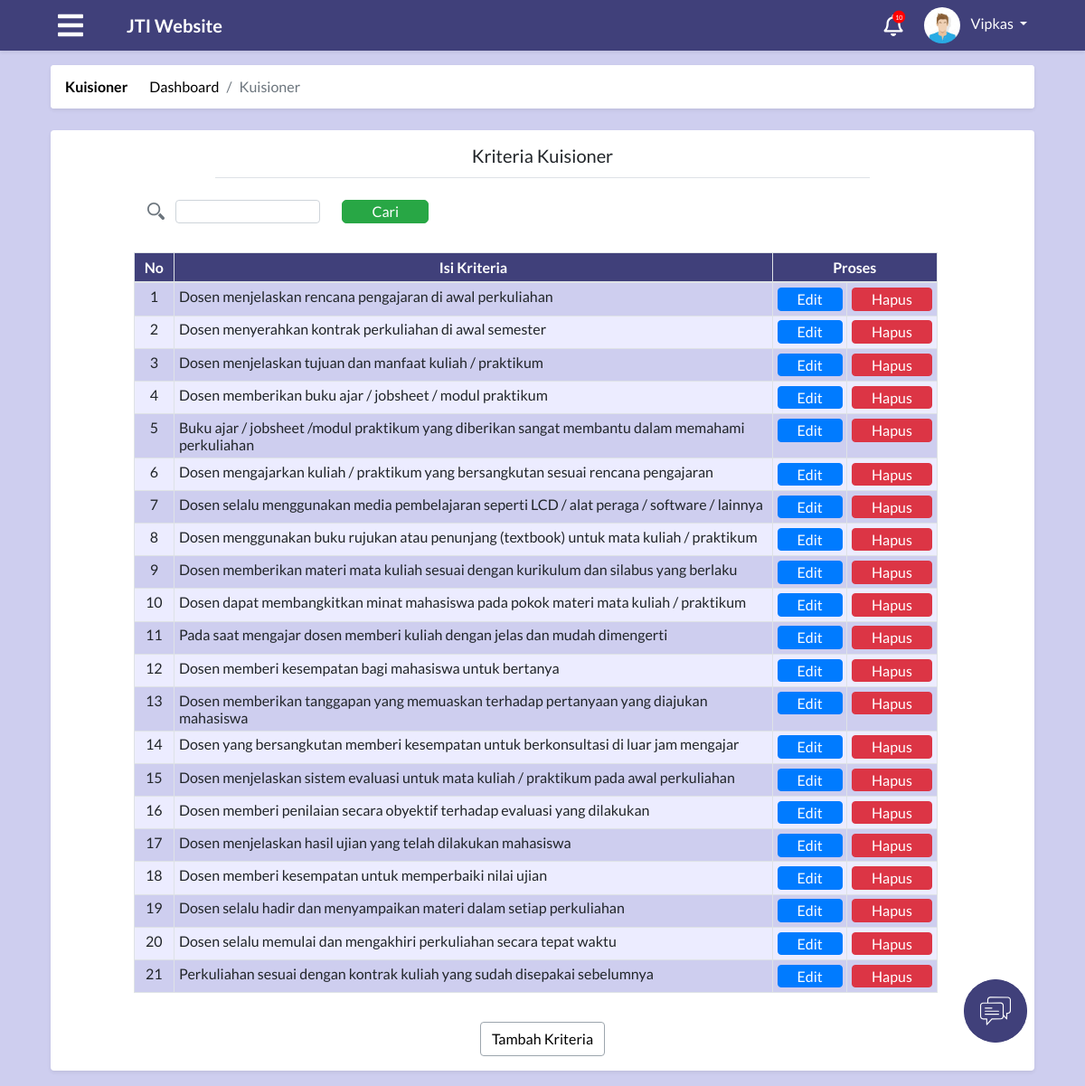
The page /module/index.php?module=kriteriaKuisioner (signed in) on the database as committed earlier.
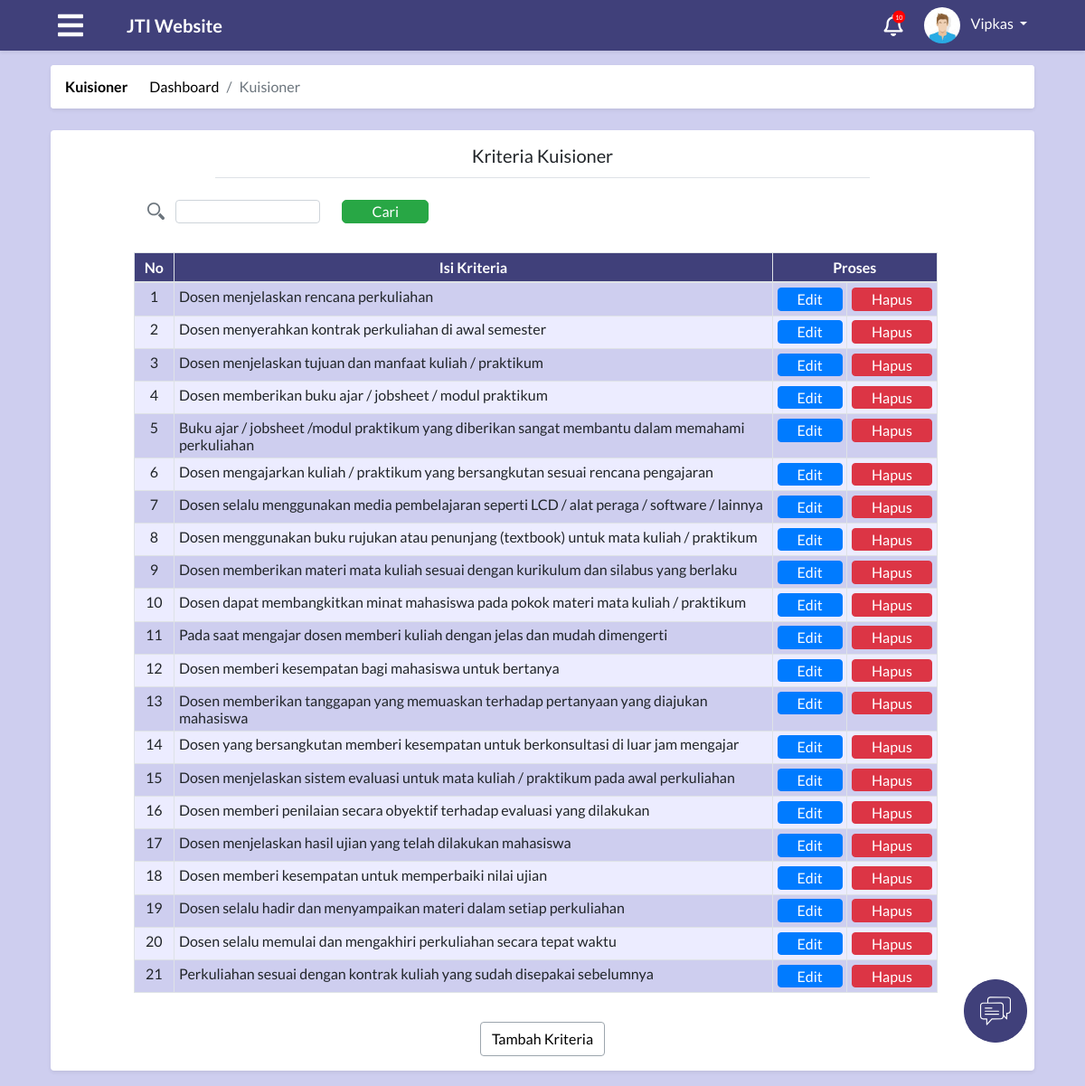
The same page on the database as committed later.
### tables this page shows
CREATE TABLE `tabel_admin` (
  `id_admin` int(30) NOT NULL,
  `nama` varchar(50) NOT NULL,
  `nip` int(20) NOT NULL,
  `alamat` text,
  `tempat_lahir` varchar(50) DEFAULT NULL,
  `tangal_lahir` date DEFAULT NULL,
  `id_user` int(11) NOT NULL,
  `waktu_edit` datetime NOT NULL
);

CREATE TABLE `tabel_kuisioner` (
  `id_kuisioner` int(11) NOT NULL,
  `kriteria` text NOT NULL,
  `status_aktif` enum('ya','tidak') NOT NULL DEFAULT 'ya'
);

### process/proses_kuisioner.php (called while the page is built, shortened)
<?php
function kriteria($con){
  $kriteria="select * from tabel_kuisioner";
  $resultKriteria = mysqli_query($con, $kriteria);
  return $resultKriteria;
}

### module/admin/kuisioner/kriteriaKuisioner.php (the view, shortened to what this page needs)
<?php
  include "../config/connection.php";
  include "../process/proses_kuisioner.php";
?>
<main role="main" class="container-fluid" id="kuisioner">
  <div class="row">
    <div class="col-md-12 p-0">
      <div class="m-2 bg-white shadow-sm rounded">
        <nav aria-label="breadcrumb">
            <ol class="breadcrumb">
                <li class="pr-4 title "><a href="?module=kuisioner"><strong>Kuisioner</strong></a></li>
                <li class="breadcrumb-item"><a href="#">Dashboard</a></li>
                <li class="breadcrumb-item active" aria-current="page">Kuisioner</li>
            </ol>
        </nav>
      </div>
    </div>
    <div class="col-md-12 p-0">
      <div class="m-2 p-3 bg-white mb-3 rounded shadow-sm">
        <div class="container-fluid p-0">
          <div class="row">
            <div class="col-md-8 offset-2 text-center border-bottom pb-1">
              <h5>Kriteria Kuisioner</h5>
            </div>
          </div>
          <div class="row mt-4">
            <form class="col-md-10 offset-1 d-flex" action="?module=kriteriaKuisioner" method="POST">
              <small class="my-auto"><img src="../img/search.svg" alt="" id="icon-search"></small>
              <input type="search" class="pencarian form-control mr-4" name="txtCariKriteria">
              <input type="submit" value="Cari" name="cariKriteria" class="btn btn-success cariKuisioner">
            </form>
          </div>
          <div class="row mt-3">
            <div class="col-md-10 offset-1 p-0 pr-3 d-flex justify-content-center scrollbar" id="dataKriteria">
            <?php
              if(isset($_POST["cariKriteria"])){
                $resultKriteria=cariKriteria($con, $_POST["txtCariKriteria"]);
              }
              else{
                $resultKriteria=kriteria($con);
              }
              if (mysqli_num_rows($resultKriteria) > 0){
              ?>
              <table class="table table-striped table-bordered text-center">
                <thead>
                  <tr>
                    <th>No</th>
                    <th>Isi Kriteria</th>
                    <th colspan="2">Proses</th>
                  </tr>
                </thead>
                <tbody>
                <?php
                $no=1;
                while($row=mysqli_fetch_assoc($resultKriteria)){
                  ?>
                  <tr>
                    <td><?php echo $no; ?></td>
                    <td class="text-left"><?php echo $row["kriteria"]; ?></td>
                    <td>
                      <button type="button" id="<?php echo $row["id_kuisioner"];?>" class="btn btn-primary edit-kriteria" data-toggle="modal" data-target="#modalEditKriteria">Edit</button>
                    </td>
                    <td>
                      <button type="button" id="<?php echo $row["id_kuisioner"];?>" class="btn btn-danger hapus-kriteria" data-toggle="modal" data-target="#modalHapusKriteria">Hapus</button>
                    </td>
                  </tr>
                  <?php
                    $no++;
                  }
                ?>
                </tbody>
              </table>
              <?php
              }
              ?>
            </div>
          </div>
          <div class="row">
            <div class="col-md-10 offset-1 mt-3 text-center">
              <button type="button" class="btn btn-outline-secondary btn-tambah" data-toggle="modal" data-target="#modalTambahKriteria">Tambah Kriteria</button>
            </div>
          </div>
        </div>
      </div>
    </div>
  </div>
</main>

### module/index.php (shortened to what this page needs)
<?php
include "../config/connection.php";
$level = $_SESSION['level'];
$idUser = $_SESSION['id'];
?>
<?php
switch ($level) {
  case 'admin':
    $queryUser = "SELECT a.*, b.* FROM tabel_user a, tabel_admin b WHERE a.id_user=$idUser and a.id_user=b.id_user";
    $resultUser = mysqli_query($con, $queryUser);
    $rowUser = mysqli_fetch_assoc($resultUser);
    $namaUser = $rowUser["nama"];
    break;
}
?>
<!DOCTYPE html>
<html>
<head>
  <?php
  include "../config/styles.php";
  ?>
</head>
<body>
  <nav class="app-navbar navbar navbar-expand-md navbar-dark bg-blue shadow-sm sticky-top mb-2">
    <?php
    if ($level == "admin") {
      ?>
      <a class="ml-5 mr-5" id="navigation-admin-btn"> <i class="fas fa-bars text-white burger-icon"></i></a>
    <?php
  } else {
    ?>
      <a class="ml-5 mr-5" id="navigation-btn"> <i class="fas fa-bars text-white burger-icon"></i></a>
    <?php
  }
  ?>
    <a class="navbar-brand " href="index.php?module=home"><b>JTI Website</b></a>
    <div class="collapse navbar-collapse" id="navbarCollapse">
      <i class="notification-icon text-white far fa-bell" onclick="location.href='index.php?module=notifikasi';">
        <span class="fas fa-circle notification-bubble"></span>
        <span class="notification-bubble-num">10</span>
      </i>
      <div class="dropdown mr-5">
        <img class="dropdown-toggle nav-profile-photo ml-4 " src="../attachment/img/avatar.jpeg" data-toggle="dropdown" aria-haspopup="true" aria-expanded="false">
        <a href="#" class="dropdown-toggle ml-2 profile-link" id="dropdownMenuButton" data-toggle="dropdown" aria-haspopup="true" aria-expanded="false"><?php echo ($namaUser); ?>&nbsp;<b class="caret"></b></a>
      </div>
    </div>
  </nav>
  <div class="container-fluid px-5">
    <?php
    $module = $_GET["module"];
    if ($level == "mahasiswa") {
      switch ($module) {
        case "home":
          include "mahasiswa/home.php";
          break;
        case "kompenAbsen":
          include "mahasiswa/kompenAbsen.php";
          break;
        case "coba":
          include "mahasiswa/coba.php";
          break;
        case "krs":
          include "mahasiswa/krs.php";
          break;
        case "jadwal":
          include "mahasiswa/jadwal.php";
          break;
        case "nilai":
          include "mahasiswa/nilai.php";
          break;
        case "nilaiError":
          include "mahasiswa/nilaiError.php";
          break;
        case "kelasKosong":
          include "mahasiswa/kelasKosong.php";
          break;
        case "notifikasi":
          include "notifikasi.php";
          break;
        default:
          include "404.php";
      }
    } else if ($level == "admin") {
      switch ($module) {
        case "kriteriaKuisioner":
          include "admin/kuisioner/kriteriaKuisioner.php";
          break;
      }
    }
    if ($level == "mahasiswa" || $level == "admin" || $level == "dosen") {
      if ($module != 'eComplain') {
        ?>
        <img src="../img/Chat.svg" alt="chat" class="chat-bubble">
      <?php
    }
  }
  ?>
  </div>
</body>
</html>

### config/styles.php (shortened to what this page needs)
<link rel="stylesheet" href="https://stackpath.bootstrapcdn.com/bootstrap/4.3.1/css/bootstrap.min.css">
<link rel="stylesheet" href="https://cdnjs.cloudflare.com/ajax/libs/bootstrap-datepicker/1.8.0/css/bootstrap-datepicker3.css">
<link rel="stylesheet" href="https://cdnjs.cloudflare.com/ajax/libs/ekko-lightbox/5.3.0/ekko-lightbox.css">
<link rel="stylesheet" href="https://use.fontawesome.com/releases/v5.7.2/css/all.css">
<link rel="stylesheet" href="../css/style.css">
<link rel="stylesheet" href="../css/login.css">
<link rel="stylesheet" href="../css/home.css">
<link rel="stylesheet" href="../css/jadwal.css">
<link rel="stylesheet" href="../css/krs.css">
<link rel="stylesheet" href="../css/nilai.css">
<link rel="stylesheet" href="../css/kompenAbsen.css">
<link rel="stylesheet" href="../css/kelasKosong.css">
<link rel="stylesheet" href="../css/notifikasi.css">
<link rel="stylesheet" href="../css/dosenKompen.css">
<link rel="stylesheet" href="../css/adminRuang.css">
<link rel="stylesheet" href="../css/admin.css">
<link rel="stylesheet" href="../css/dataDosen.css">
<link rel="stylesheet" href="../css/adminDataJadwalKuliah.css">
<link rel="stylesheet" href="../css/dataMahasiswa.css">
<link rel="stylesheet" href="../css/adminKhs.css">
<link rel="stylesheet" href="../css/krsAdmin.css">
<link rel="stylesheet" href="../css/eComplain.css">
<link rel="stylesheet" href="../css/adminBerita.css">
<link rel="stylesheet" href="../css/kuisioner.css">
<link rel="stylesheet" href="../css/absenKompen.css">

### css/style.css (style rules this page uses)
* { font-family: "Lato"; }
body, html { margin: 0; padding: 0; }
body { background-color: #ceceef !important; }
.app-navbar { z-index: 0; }
.burger-icon { font-size: 2em; }
.notification-icon { font-size: 1.5em; position: relative; cursor: pointer; }
.notification-bubble { position: absolute; font-size: 0.6em; top: -4px; color: red; right: -3px; }
.notification-bubble-num { position: absolute; font-size: 0.3em; top: 0px; color: #ffffff; right: 0px; }
.profile-link:link { color: #ffffff; text-decoration: none; }
.profile-link { color: #ffffff; text-decoration: none; }
.nav-profile-photo { width: 2.5em; border-radius: 50%; }
.app-navbar { z-index: 1; }
.bg-blue { background-color: #40407a; }
#navigation-btn, #navigation-admin-btn, .pointer { cursor: pointer; }
.chat-bubble { position: fixed; bottom: 3em; right: 4em; background: #40407a; width: 4.4em; height: 4.4em; border-radius: 50%; display: flex; justify-content: center; align-items: center; }
.table-striped>thead>tr>th { padding: 0.4em; padding-left: 0.7em; padding-right: 0.7em; }
.table-striped>thead>tr>th { background-color: #40407a; color: white; }
.table-striped>tbody>tr:nth-child(odd)>td { background-color: #ceceef; }
.table-striped>tbody>tr:nth-child(even)>td { background-color: #ececff; }
.table-striped>tbody>tr>td { font-size: 1em; padding: 0.3em; }
.table-striped .btn { height: 1.6em; padding-bottom: 0; padding-top: 0; padding-left: 1.3em; padding-right: 1.3em; }
.breadcrumb a { text-decoration: none; color: black; }
.breadcrumb { background: white; }

### css/login.css (style rules this page uses)
body { padding-top: 0 !important; }

### css/notifikasi.css (style rules this page uses)
td { border-top: 2px solid rgb(187, 187, 187); border-bottom: 2px solid rgb(187, 187, 187); }

### css/kuisioner.css (style rules this page uses)
#kuisioner .breadcrumb a { text-decoration: none; color: black; }
#kuisioner .breadcrumb { background: white; }
#kuisioner #icon-search { width: 1.5em; color: gray; margin-right: 1em; }
#kuisioner .pencarian { height: 1.6em !important; width: 10em; }
#kuisioner .cariKuisioner { height: 1.6em; padding-bottom: 0; padding-top: 0; padding-left: 2em; padding-right: 2em; border-radius: 5px; }
#kuisioner .btn-tambah { border-color: #9ca5ad !important; color: black; }
#kuisioner #dataKriteria { overflow-y: auto; max-height: 80vh; }

Rows that differ between the two databases and show on the page:
changed tabel_kuisioner: kriteria "Dosen menjelaskan rencana pengajaran di awal perkuliahan" → "Dosen menjelaskan rencana perkuliahan"
